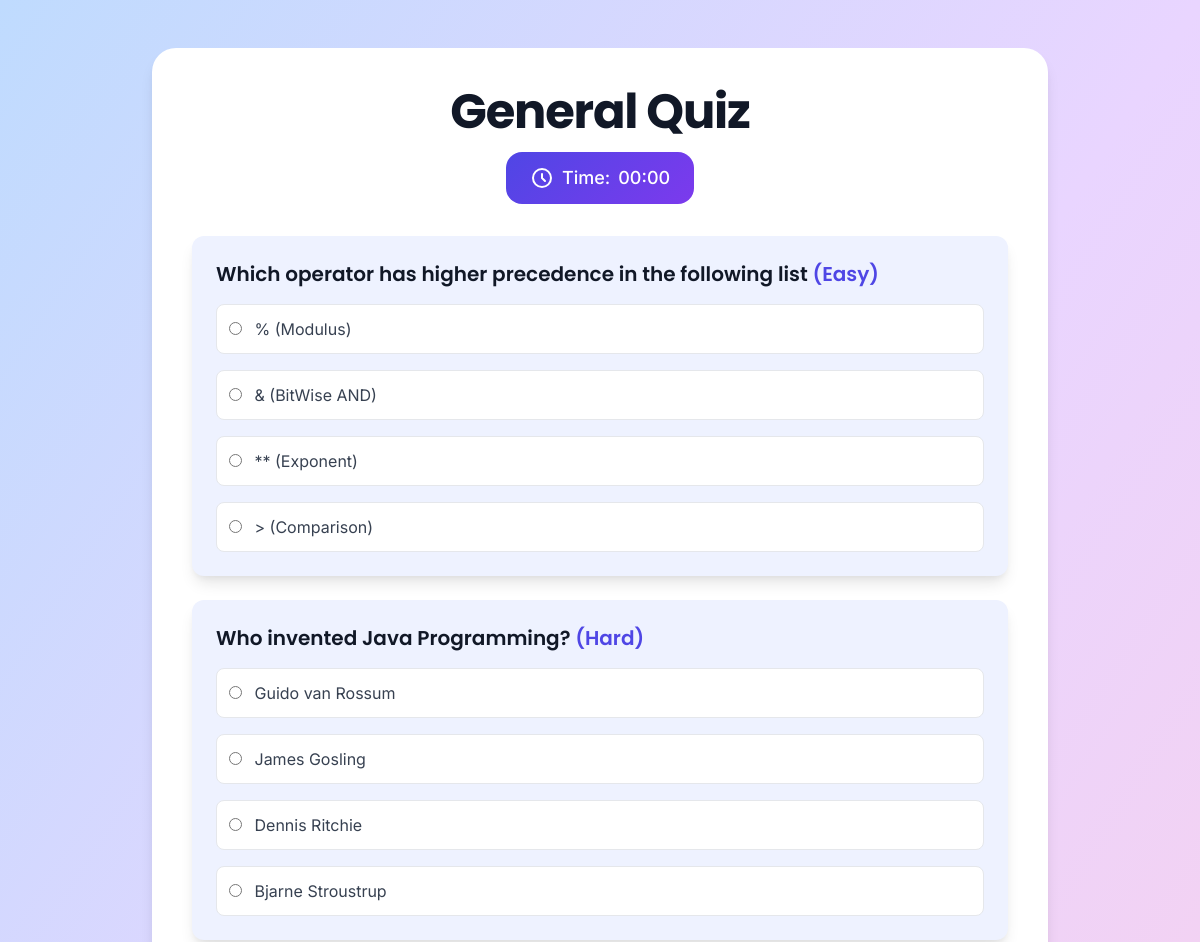
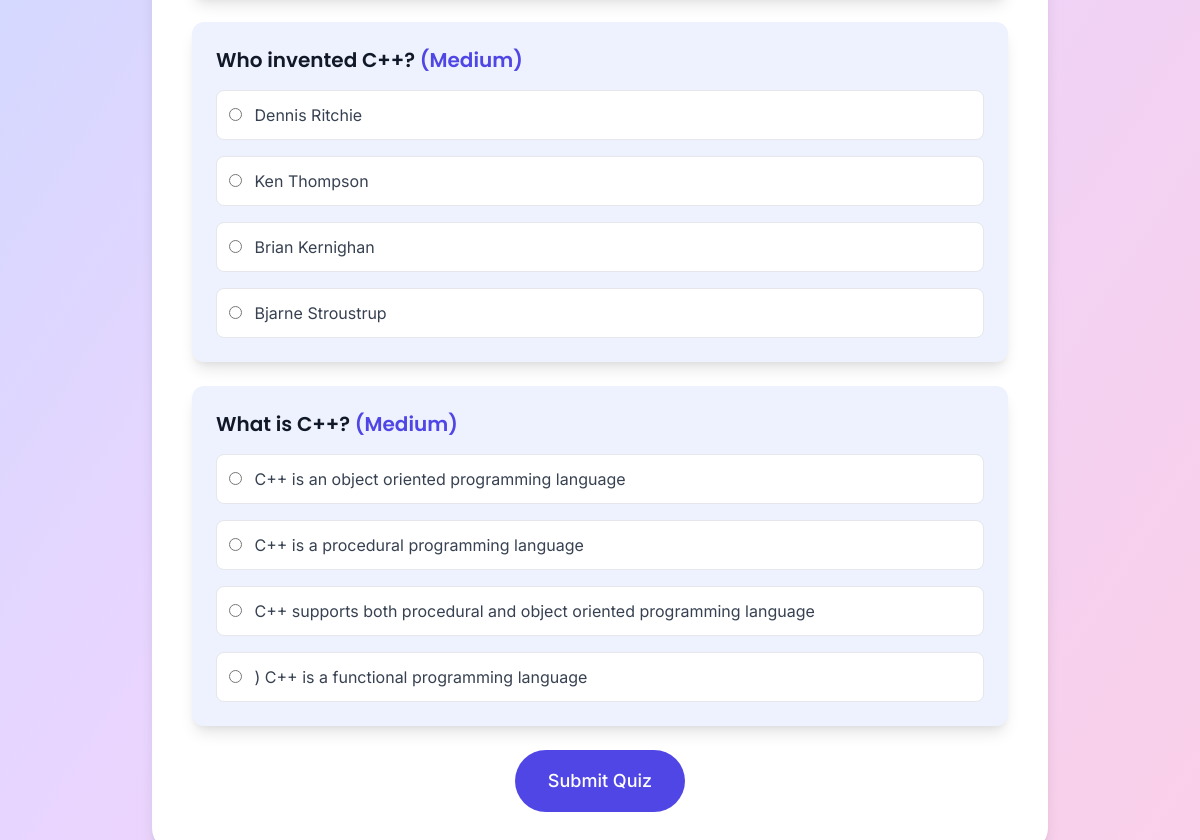
The app's page /quiz/ (signed in) with its own data (2 pictures, top to bottom).
### capp/models.py (models this page shows, shortened)
class Question(models.Model):
    DIFFICULTY_LEVELS = (
        ('Easy', 'Easy'),
        ('Medium', 'Medium'),
        ('Hard', 'Hard'),
    )
    text = models.TextField()
    option1 = models.CharField(max_length=200)
    option2 = models.CharField(max_length=200)
    option3 = models.CharField(max_length=200)
    option4 = models.CharField(max_length=200)
    correct_option = models.IntegerField()
    category = models.CharField(max_length=100, default="General")
    difficulty = models.CharField(max_length=10, choices=DIFFICULTY_LEVELS, default='Easy')  # New difficulty field

### capp/views.py (the view, shortened to what this page needs)
# urls.py: path('quiz/', views.quiz_page, name='quiz_page'),
@login_required
def quiz_page(request, category=None, difficulty=None):
    questions = Question.objects.all()
    if category:
        questions = questions.filter(category=category)
    if difficulty:
        questions = questions.filter(difficulty=difficulty)
    if not questions.exists():
        messages.error(request, 'No questions available for the selected category and difficulty.')
        return redirect('userindex')
    return render(request, 'quiz/quiz_page.html', {'questions': questions, 'category': category, 'difficulty': difficulty})

### templates/quiz/quiz_page.html (shortened to what this page needs)
<!-- {% extends 'quiz/base.html' %}
{% load static %} -->
{% block content %}
    <script src="https://cdn.tailwindcss.com"></script>
</head>
<body class="min-h-screen bg-gradient-to-br from-blue-200 via-purple-200 to-pink-200 flex items-center justify-center py-12 px-4 sm:px-6 lg:px-8">
    <div class="max-w-4xl w-full space-y-8 bg-white rounded-3xl custom-shadow p-10 transform hover:scale-101 transition-transform duration-300 section-slide">
        <div class="text-center">
            <h2 class="text-4xl sm:text-5xl font-bold text-gray-900 tracking-tight animate-pulse">
                {% if category and difficulty %}
                    {{ category }} - {{ difficulty }} Quiz
                {% elif category %}
                    {{ category }} Quiz
                {% elif difficulty %}
                    {{ difficulty }} Quiz
                {% else %}
                    General Quiz
                {% endif %}
            </h2>
            <div class="timer mt-4 text-lg font-medium">
                <svg class="w-6 h-6" fill="none" stroke="currentColor" viewBox="0 0 24 24" xmlns="http://www.w3.org/2000/svg">
                    <path stroke-linecap="round" stroke-linejoin="round" stroke-width="2" d="M12 8v4l3 3m6-3a9 9 0 11-18 0 9 9 0 0118 0z"></path>
                </svg>
                Time: <span id="time">00:00</span>
            </div>
        </div>
        <form method="post" id="quiz-form" class="space-y-6">
            {% for question in questions %}
                <div class="bg-indigo-50 p-6 rounded-xl custom-shadow section-slide">
                    <h5 class="text-xl font-semibold text-gray-900 mb-4">{{ question.text }} <span class="text-indigo-600">({{ question.difficulty }})</span></h5>
                    <div class="space-y-4">
                        <label class="radio-option block p-3 rounded-lg bg-white border border-gray-200 hover:bg-indigo-100 cursor-pointer">
                            <input class="form-check-input mr-2" type="radio" name="{{ question.id }}" value="1" required>
                            <span class="text-gray-700">{{ question.option1 }}</span>
                        </label>
                        <label class="radio-option block p-3 rounded-lg bg-white border border-gray-200 hover:bg-indigo-100 cursor-pointer">
                            <input class="form-check-input mr-2" type="radio" name="{{ question.id }}" value="2">
                            <span class="text-gray-700">{{ question.option2 }}</span>
                        </label>
                        <label class="radio-option block p-3 rounded-lg bg-white border border-gray-200 hover:bg-indigo-100 cursor-pointer">
                            <input class="form-check-input mr-2" type="radio" name="{{ question.id }}" value="3">
                            <span class="text-gray-700">{{ question.option3 }}</span>
                        </label>
                        <label class="radio-option block p-3 rounded-lg bg-white border border-gray-200 hover:bg-indigo-100 cursor-pointer">
                            <input class="form-check-input mr-2" type="radio" name="{{ question.id }}" value="4">
                            <span class="text-gray-700">{{ question.option4 }}</span>
                        </label>
                    </div>
                </div>
            {% empty %}
                <p class="text-center text-gray-500 text-lg">No questions available.</p>
            {% endfor %}
            <div class="flex justify-center">
                <button type="submit" class="inline-flex items-center px-8 py-4 border border-transparent text-lg font-medium rounded-full text-white bg-indigo-600 hover:bg-indigo-700 button-glow focus:outline-none focus:ring-4 focus:ring-offset-2 focus:ring-indigo-400 transform hover:-translate-y-1 transition duration-300">
                    Submit Quiz
                </button>
            </div>
        </form>
    </div>
</body>
</html>
{% endblock %}

### templates/quiz/quiz_page.html (style rules this page uses)
body { font-family: 'Inter', sans-serif; }
h2, h5 { font-family: 'Poppins', sans-serif; }
.custom-shadow { box-shadow: 0 10px 15px -3px rgba(0, 0, 0, 0.1), 0 4px 6px -2px rgba(0, 0, 0, 0.05); }
.section-slide { animation: slideIn 0.5s ease-out; }
.timer { background: linear-gradient(135deg, #4f46e5, #7c3aed); color: white; padding: 0.75rem 1.5rem; border-radius: 1rem; display: inline-flex; align-items: center; gap: 0.5rem; }
.radio-option { transition: background-color 0.3s ease, transform 0.2s ease; }

### records on screen
Question: text "Which operator has higher precedence in the following list", difficulty "Easy", option1 "% (Modulus)", option2 "& (BitWise AND)", option3 "** (Exponent)", option4 "> (Comparison)"
Question: text "Who invented Java Programming?", difficulty "Hard", option1 "Guido van Rossum", option2 "James Gosling", option3 "Dennis Ritchie", option4 "Bjarne Stroustrup"
Question: text "Who invented C++?", difficulty "Medium", option1 "Dennis Ritchie", option2 "Ken Thompson", option3 "Brian Kernighan", option4 "Bjarne Stroustrup"
Question: text "What is C++?", difficulty "Medium", option1 "C++ is an object oriented programming language", option2 "C++ is a procedural programming language", option3 "C++ supports both procedural and object oriented programming language", option4 ") C++ is a functional programming language"
